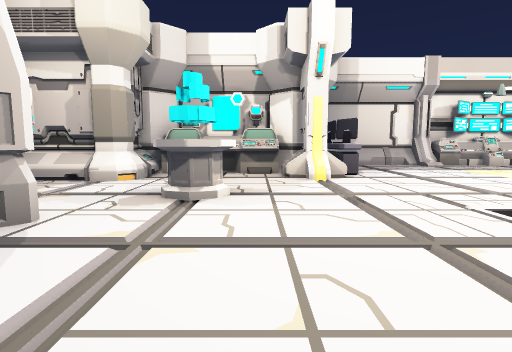
View 1 (above)

17 first-person views from a walk through a 3-D level made in the Unity game engine. The camera is 1.5 m above the floor, tilts 6° down and sees 80° across. The floor is counted in squares, 1.8 m on a side. Each view is taken from the middle of a square. On the plan, view 1 faces up. The plan holds only what a view shows up to about 11 squares ahead; the rest is blank. The place goes on beyond the plan. The player character is not drawn. Some animated figures are not drawn. Some surface patterns are stand-ins.

View 2
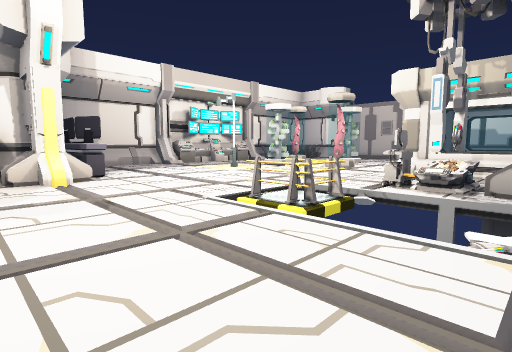

View 3
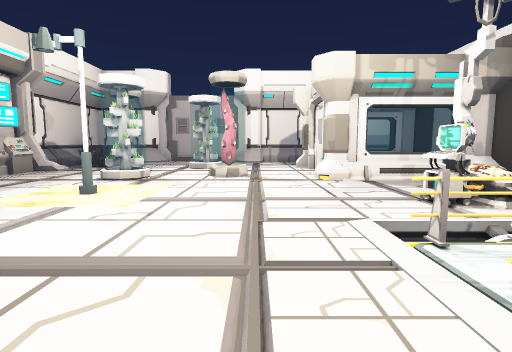

View 4
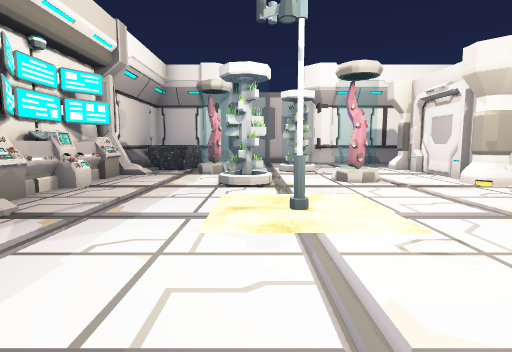

View 5
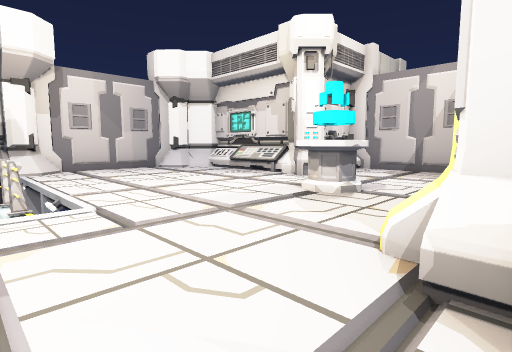

View 6
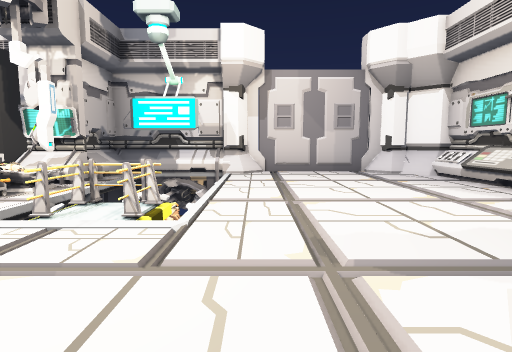

View 7
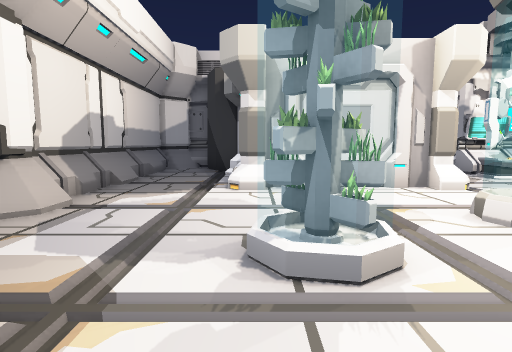

View 8
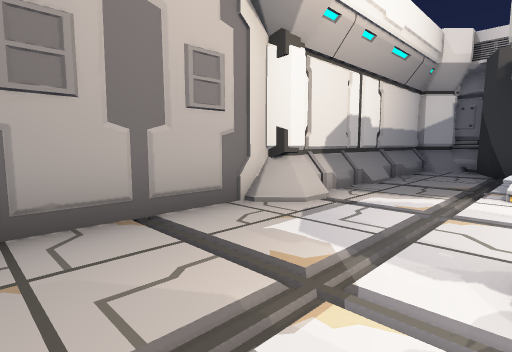

View 9
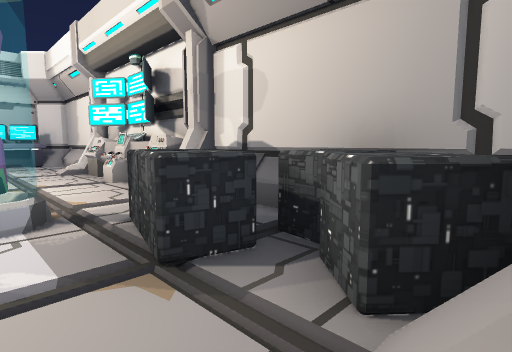

View 10
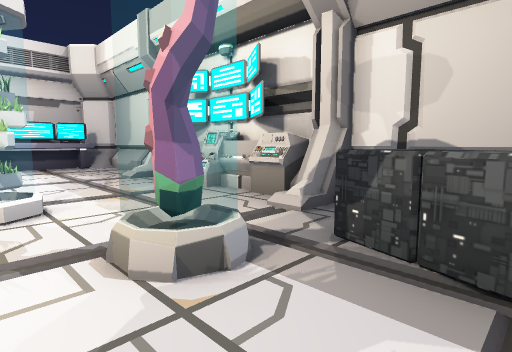

View 11
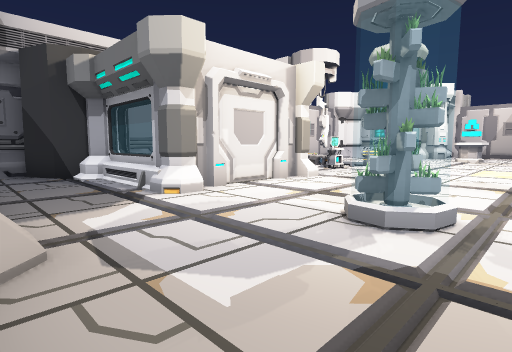

View 12
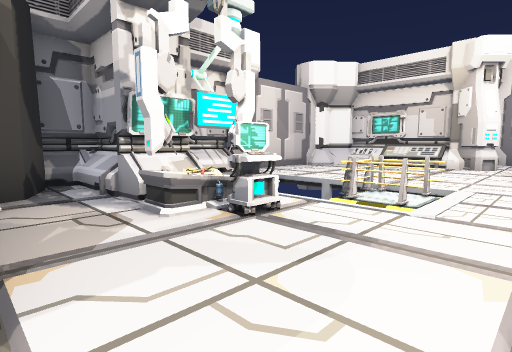

View 13
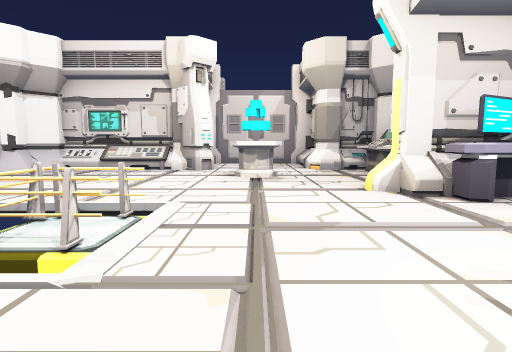

View 14
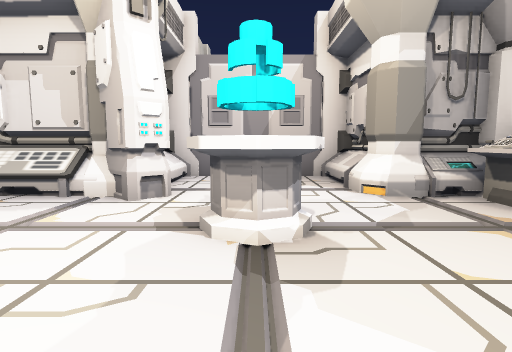

View 15
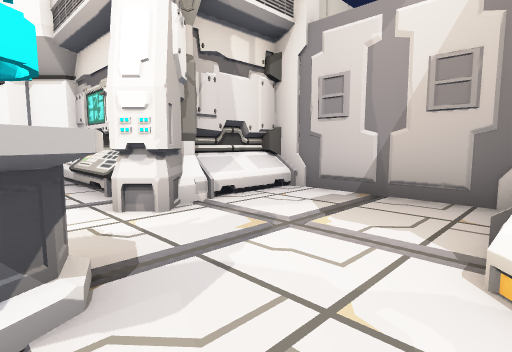

View 16
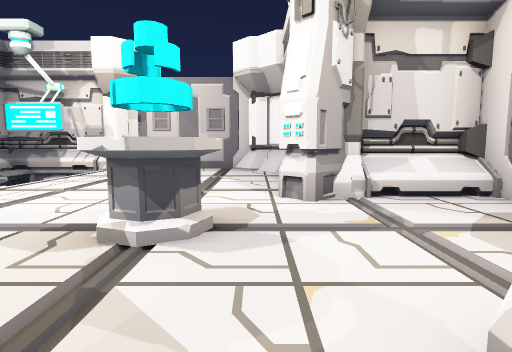

View 17
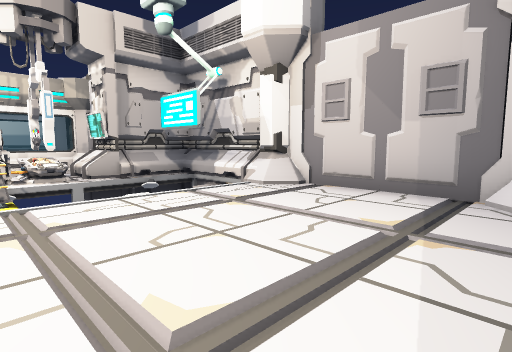

### Floor plan
Key: @ floor where view 1 was taken; # wall or solid block; . floor; = window, fence, low wall or low ledge; ^ raised ledge; v drop or lower ground; L lamp; P pillar; C cart; E elevator; O other object.
Columns run from 6 left of view 1 to 17 right of it. Each row starts with its distance up from view 1.
 12        ##############O#
 11        #O..........OOO#
 10        #O..........OO.##
  9   ######O.........O....#
  8   ##...##...LL.OO......#
  7 #^##........LL....OO...#
  6 #...............O......#
  5 #....O................##
  4 #........#=#..........#
  3 #^##.....###...P###P..#
  2 ####.....#v#CC.=#  =..#
  1    #.....= =OO.==  =..#
  0    #..@..v v##.P#  P..#
 -1    #.... = =###EE EEE.#
 -2   ###...##^^###  ^# E##
 -3     ######### #  #   #

Where each view was taken, in squares from view 1:
view 1: 0 up, 0 right, facing up
view 2: 0 up, 0 right, facing up-right
view 3: 5 up, 2 right, facing right
view 4: 8 up, 3 right, facing right
view 5: 8 up, 4 right, facing down-left
view 6: 7 up, 2 right, facing down
view 7: 9 up, 13 right, facing down
view 8: 9 up, 13 right, facing down-right
view 9: 9 up, 16 right, facing up-left
view 10: 8 up, 14 right, facing up-left
view 11: 8 up, 16 right, facing down-left
view 12: 5 up, 9 right, facing down-left
view 13: 5 up, 7 right, facing left
view 14: 5 up, 2 right, facing left
view 15: 7 up, 1 left, facing down-left
view 16: 8 up, 2 left, facing down
view 17: 3 up, 2 left, facing down-right
